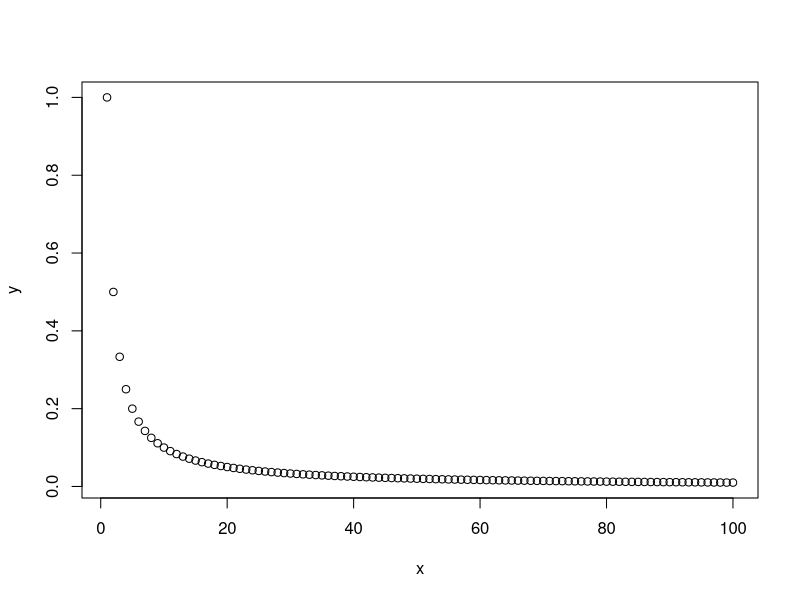
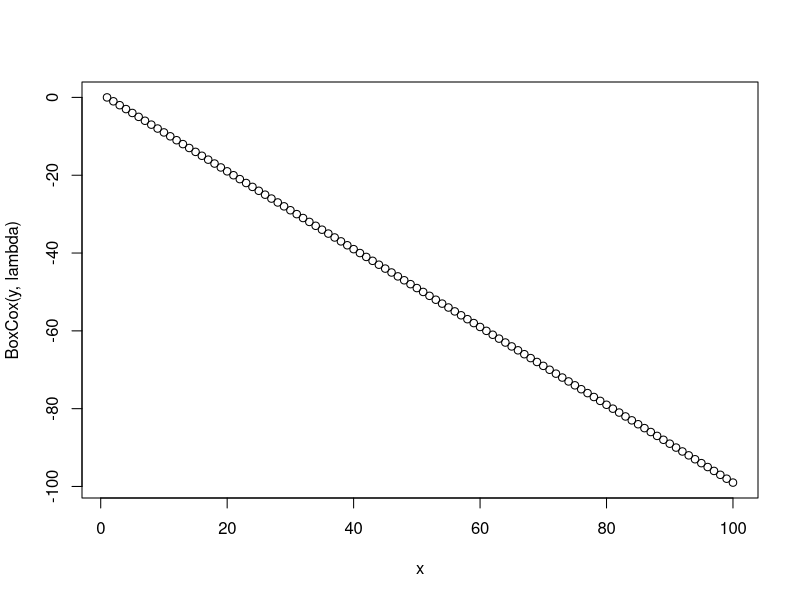

The R script that drew these images, in order:
# Power tranformations using Box-Cox
# May 19, 2015
# Ray Nelson

# Required libraries ------------------------------------------------------

require(ggplot2)
require(forecast)

# Create Data -------------------------------------------------------------
theta <- -1
lambda <- 1/theta
x <- 1:100
y <- x^theta
plot(x, y)
plot(x, BoxCox(y, lambda))
